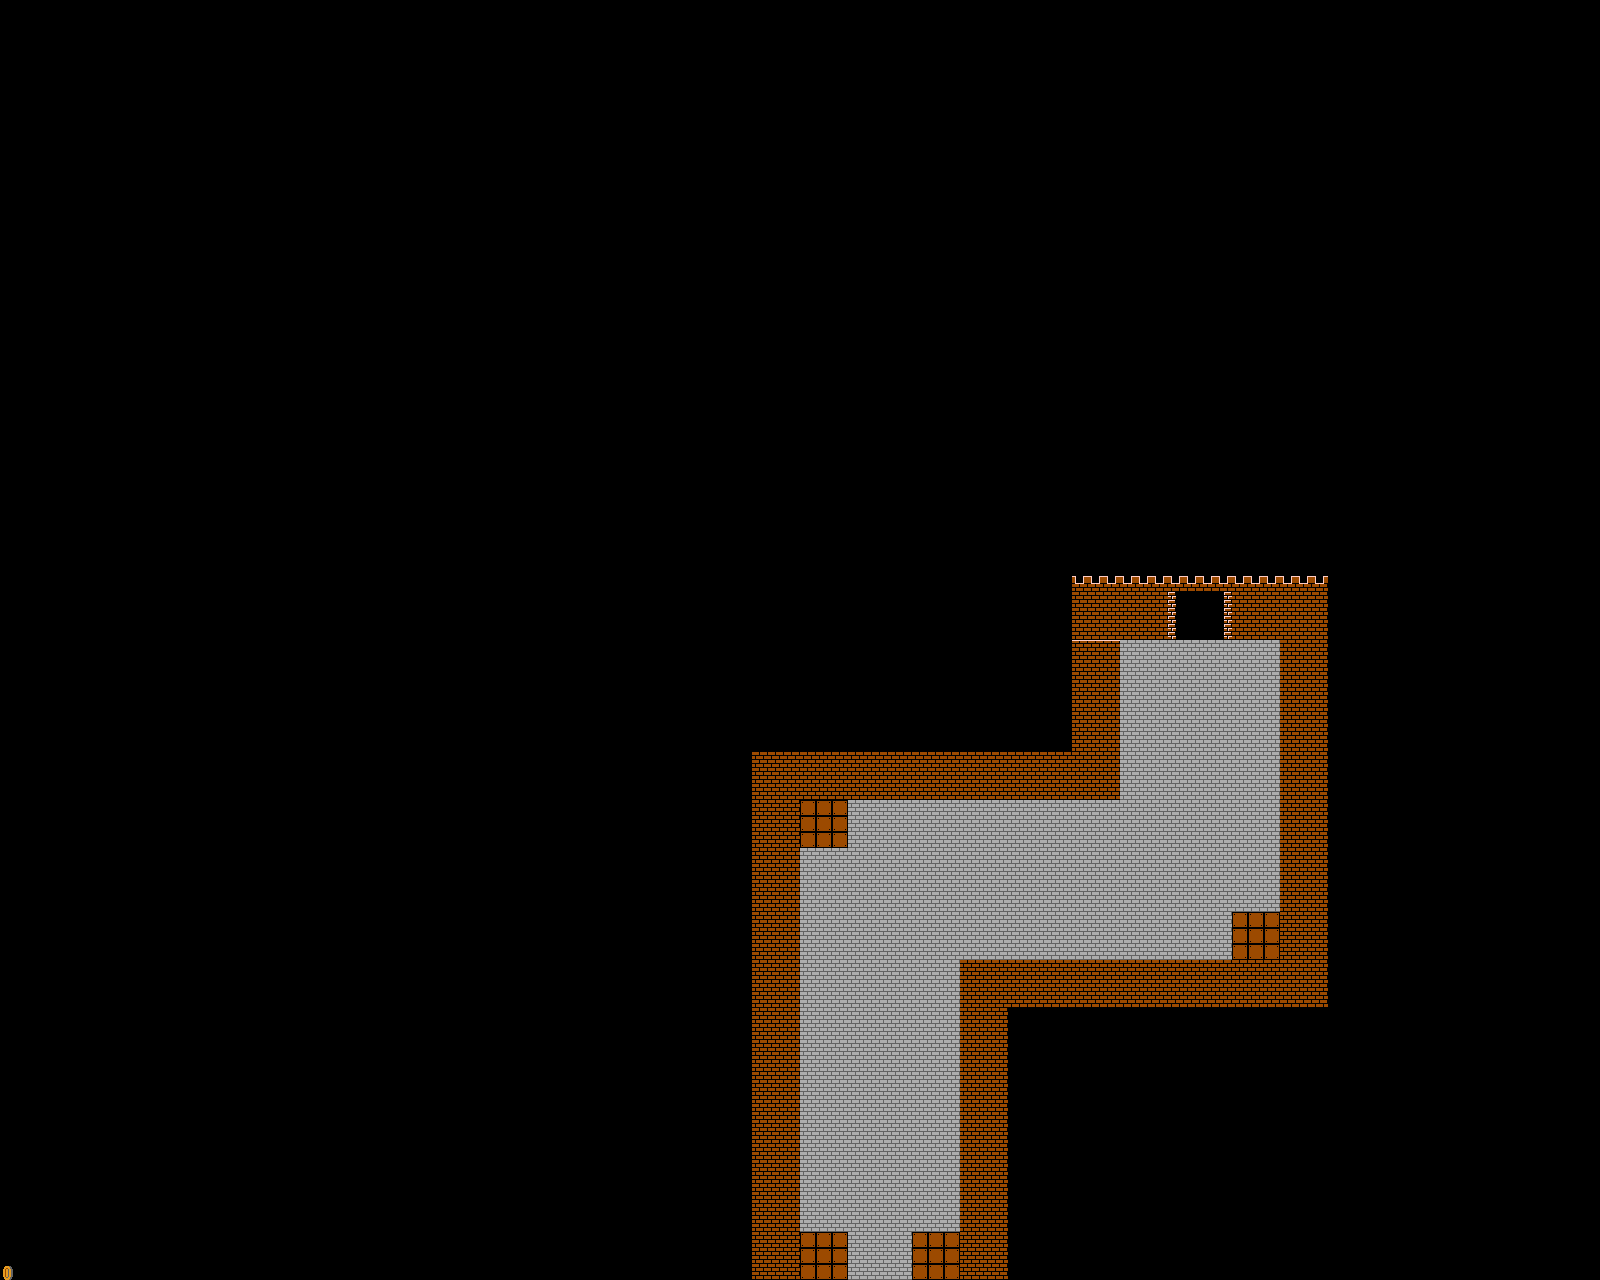

This game map was drawn from its Tiled (.tmx) file and the tilesets committed beside it. A one-line description and the trimmed map source follow:
An orthogonal 100x80 tile map with 16x16 px tiles, 1 tile layer (background) and 9 objects.

<map version="1.9" tiledversion="1.9.0" orientation="orthogonal" renderorder="right-down" width="100" height="80" tilewidth="16" tileheight="16" infinite="0" nextlayerid="4" nextobjectid="30">
 <tileset firstgid="1" source="tileset_gutter.tsx" />
 <layer id="1" name="background" width="100" height="80">
  <data>[8000 cells, 1025 non-empty, 10 distinct tile ids]</data>
 </layer>
 <objectgroup id="2" name="walls">
  <object id="13" x="752" y="752" width="48" height="528" />
  <object id="16" x="960" y="960" width="48" height="320" />
  <object id="17" x="800" y="752" width="320" height="42.6667" />
  <object id="18" x="1072" y="640" width="48" height="109.333" />
  <object id="19" x="1008" y="960" width="320" height="48" />
  <object id="20" x="1280" y="640" width="48" height="320" />
  <object id="23" x="1072" y="592" width="96" height="48" />
  <object id="26" x="1232" y="592" width="96" height="48" />
 </objectgroup>
 <objectgroup id="3" name="door">
  <object id="29" x="1168" y="592" width="64" height="48" />
 </objectgroup>
</map>
